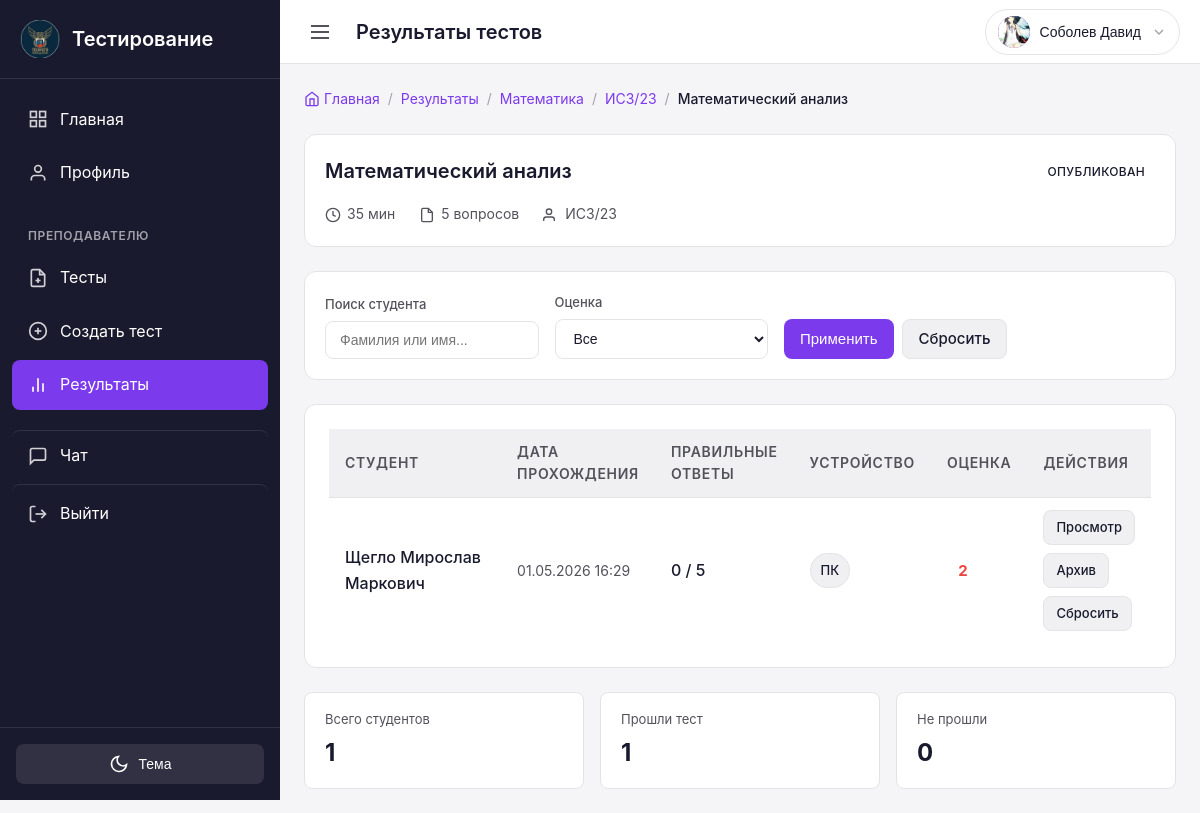
The app's page /teacher/results/subjects/1/groups/3/tests/12/students/ (signed in), older data.
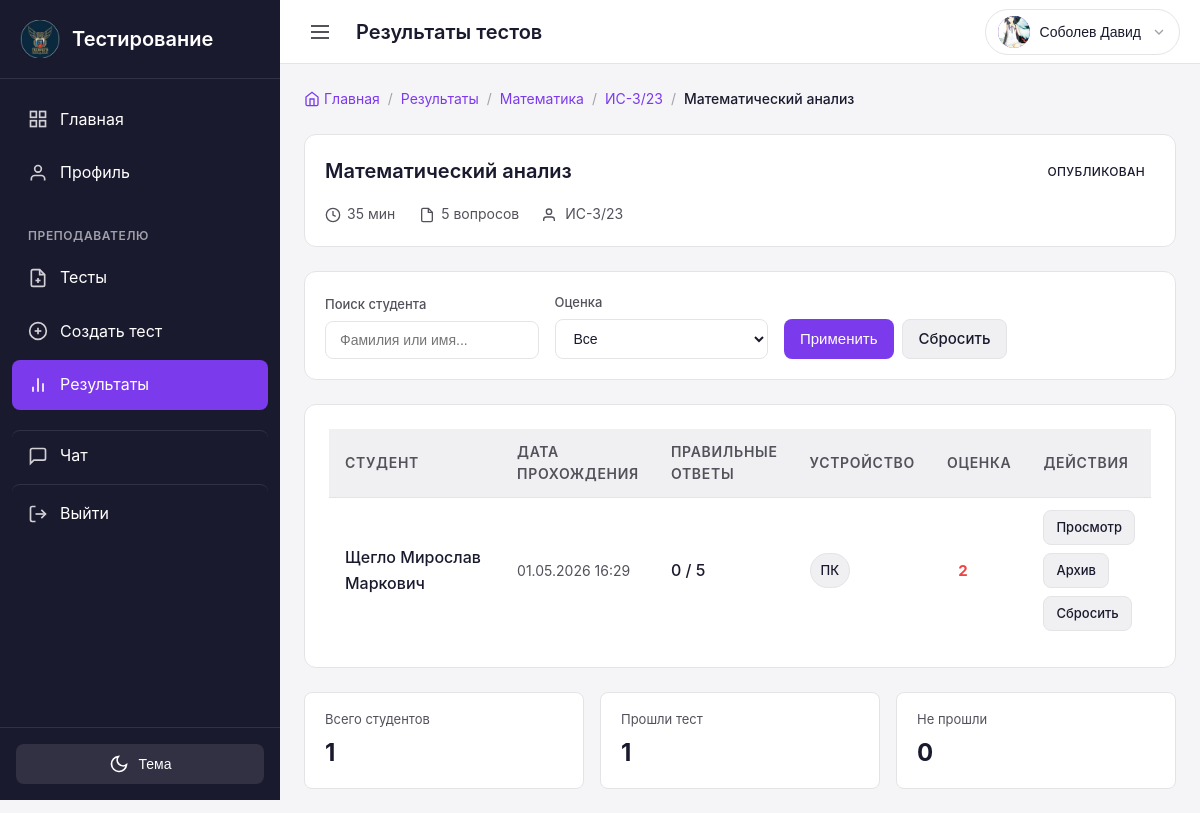
The same page, newer data.
### groups/models.py (models this page shows, shortened)
class Group(models.Model):
    name = models.CharField(
        max_length=50,
        unique=True,
        verbose_name='Название группы',
        help_text='Например: ИС-2/25 или 11ИС-1/26'
    )
    admission_year = models.IntegerField(
        verbose_name='Год поступления',
        help_text='Год, когда студенты поступили в учебное заведение'
    )
    created_at = models.DateTimeField(
        auto_now_add=True,
        verbose_name='Дата создания'
    )
    class Meta:
        verbose_name = 'Группа'
        verbose_name_plural = 'Группы'
        ordering = ['admission_year', 'name']

### users/views.py (the view, shortened to what this page needs)
# urls.py: path('teacher/results/subjects/<int:subject_id>/groups/<int:group_id>/tests/<int:test_id>/students/', views.teacher_results_students, name='teacher_results_students'),
@login_required
def teacher_results_students(request, subject_id, group_id, test_id):
    from groups.models import Subject, Group
    from tests.models import Test
    from results.models import Result
    if not request.user.is_teacher:
        messages.error(request, 'У вас нет доступа к этой странице')
        return redirect('dashboard')
    subject = get_object_or_404(Subject, id=subject_id, teachers=request.user)
    group = get_object_or_404(Group, id=group_id)
    test = get_object_or_404(Test, id=test_id, subject=subject, created_by=request.user, groups=group)
    search = request.GET.get('search', '')
    grade_filter = request.GET.get('grade', '')
    students = User.objects.filter(
        profile__group=group,
        role='student'
    ).select_related('profile')
    if search:
        students = students.filter(
            Q(last_name__icontains=search) |
            Q(first_name__icontains=search)
        )
    results = Result.objects.filter(
        test=test,
        student__profile__group=group
    ).select_related('student', 'student__profile')
    results_dict = {result.student.id: result for result in results}
    not_passed_count = students.count() - len(results_dict)
    context = {
        'subject': subject,
        'group': group,
        'test': test,
        'students': students,
        'results_dict': results_dict,
        'search': search,
        'grade_filter': grade_filter,
        'not_passed_count': not_passed_count,
    }
    return render(request, 'users/teacher/results_students.html', context)

### chat/context_processors.py (called while the page is built)
def unread_messages_count(request):
    if request.user.is_authenticated:
        count = Message.objects.filter(receiver=request.user, is_read=False).count()
        return {'total_unread_messages': count}
    return {'total_unread_messages': 0}

### results/models.py (called while the page is built)
def detect_device_type_label(device_info):
    device_string = (device_info or "").lower()
    if not device_string:
        return "Не определено"
    mobile_markers = (
        "android",
        "iphone",
        "ipad",
        "ipod",
        "mobile",
        "windows phone",
        "opera mini",
        "blackberry",
    )
    if any(marker in device_string for marker in mobile_markers):
        return "Мобильное устройство"
    desktop_markers = (
        "windows nt",
        "macintosh",
        "linux",
        "x11",
        "cros",
    )
    if any(marker in device_string for marker in desktop_markers):
        return "ПК"
    return "Не определено"

    @property
    def device_type_display(self):
        return detect_device_type_label(self.device_info)

### users/models.py (called while the page is built)
    @property
    def is_teacher(self):
        return self.role == UserRole.TEACHER

    @property
    def is_student(self):
        return self.role == UserRole.STUDENT

### templates/users/teacher/results_students.html (shortened to what the changed rows need)
{% extends 'base.html' %}
{% load user_tags %}
{% block content %}
<div class="results-container">
    <div class="breadcrumb-nav mb-3">
        <a href="{% url 'teacher_dashboard' %}" class="breadcrumb-link">
            <svg width="16" height="16" viewBox="0 0 24 24" fill="none" stroke="currentColor" stroke-width="2">
                <path d="M3 9l9-7 9 7v11a2 2 0 0 1-2 2H5a2 2 0 0 1-2-2z"></path>
                <polyline points="9 22 9 12 15 12 15 22"></polyline>
            </svg>
            Главная
        </a>
        <span class="breadcrumb-sep">/</span>
        <a href="{% url 'teacher_results_subjects' %}" class="breadcrumb-link">Результаты</a>
        <span class="breadcrumb-sep">/</span>
        <a href="{% url 'teacher_results_groups' subject.id %}" class="breadcrumb-link">{{ subject.name }}</a>
        <span class="breadcrumb-sep">/</span>
        <a href="{% url 'teacher_results_tests' subject.id group.id %}" class="breadcrumb-link">{{ group.name }}</a>
        <span class="breadcrumb-sep">/</span>
        <span class="breadcrumb-current">{{ test.title }}</span>
    </div>
    <div class="test-info-card card mb-3">
        <div class="test-info-header">
            <h2 class="test-info-title">{{ test.title }}</h2>
        </div>
        <div class="test-info-meta">
            <div class="meta-item">
                <svg width="16" height="16" viewBox="0 0 24 24" fill="none" stroke="currentColor" stroke-width="2">
                    <path d="M17 21v-2a4 4 0 0 0-4-4H5a4 4 0 0 0-4 4v2"></path>
                    <circle cx="9" cy="7" r="4"></circle>
                </svg>
                <span>{{ group.name }}</span>
            </div>
        </div>
    </div>
    <div class="card">
        <div class="card-body">
            <div class="table-container">
                <table class="table">
                    <thead>
                        <tr>
                            <th style="width: 32%;">Студент</th>
                            <th>Дата прохождения</th>
                            <th>Правильные ответы</th>
                            <th>Устройство</th>
                            <th>Оценка</th>
                            <th>Действия</th>
                        </tr>
                    </thead>
                </table>
            </div>
        </div>
    </div>
</div>
{% endblock %}

Row changes from the older to the newer data that the page shows:
changed Group: name "ИС3/23" → "ИС-3/23"
